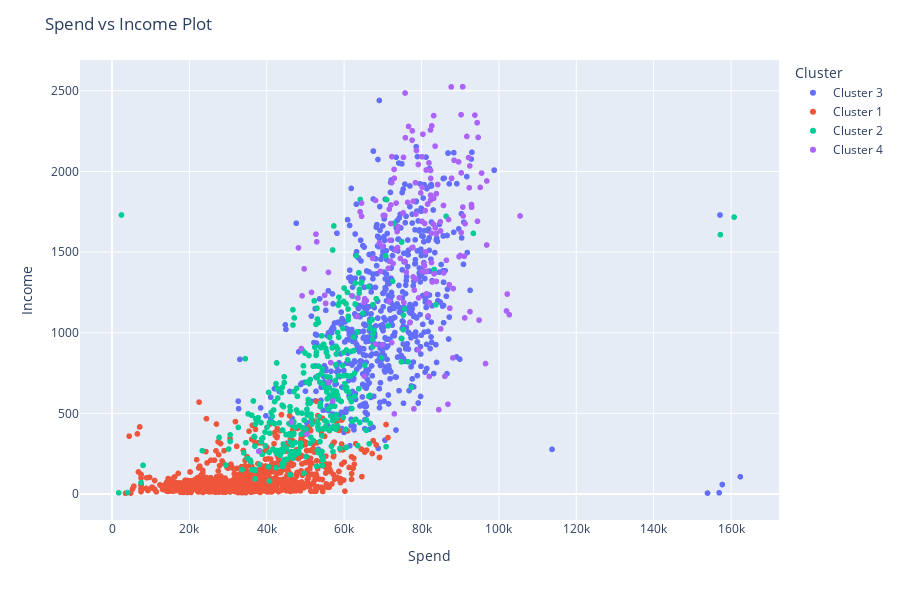

Notebook code cell kept with this figure:
### Code cell
fig = px.scatter(df_, x="Income", y="Total_Spend",
                 color="Cluster",
                 hover_data=['Total_Spend', 'Income', 'Cluster'])

fig.update_layout(
    title="Spend vs Income Plot",
    xaxis_title = "Spend",
    yaxis_title = "Income",
    width = 900, height=600
)

fig.show()

### Figure 1 — Plotly figure (JSON) as saved in the notebook; plotly's stock layout.template omitted (floating-point values rounded to 4 significant figures; data arrays with more than 128 entries replaced by an {"elided": "..."} marker saying what was removed)
{"data": [{"customdata": {"elided": "662x1 str values"}, "hovertemplate": "Cluster=%{customdata[0]}<br>Income=%{x}<br>Total_Spend=%{y}<extra></extra>", "legendgroup": "Cluster 3", "marker": {"color": "#636efa", "symbol": "circle"}, "mode": "markers", "name": "Cluster 3", "showlegend": true, "type": "scattergl", "x": {"elided": "662 float values"}, "xaxis": "x", "y": {"elided": "662 int values"}, "yaxis": "y"}, {"customdata": {"elided": "1026x1 str values"}, "hovertemplate": "Cluster=%{customdata[0]}<br>Income=%{x}<br>Total_Spend=%{y}<extra></extra>", "legendgroup": "Cluster 1", "marker": {"color": "#EF553B", "symbol": "circle"}, "mode": "markers", "name": "Cluster 1", "showlegend": true, "type": "scattergl", "x": {"elided": "1026 float values"}, "xaxis": "x", "y": {"elided": "1026 int values"}, "yaxis": "y"}, {"customdata": {"elided": "363x1 str values"}, "hovertemplate": "Cluster=%{customdata[0]}<br>Income=%{x}<br>Total_Spend=%{y}<extra></extra>", "legendgroup": "Cluster 2", "marker": {"color": "#00cc96", "symbol": "circle"}, "mode": "markers", "name": "Cluster 2", "showlegend": true, "type": "scattergl", "x": {"elided": "363 float values"}, "xaxis": "x", "y": {"elided": "363 int values"}, "yaxis": "y"}, {"customdata": {"elided": "185x1 str values"}, "hovertemplate": "Cluster=%{customdata[0]}<br>Income=%{x}<br>Total_Spend=%{y}<extra></extra>", "legendgroup": "Cluster 4", "marker": {"color": "#ab63fa", "symbol": "circle"}, "mode": "markers", "name": "Cluster 4", "showlegend": true, "type": "scattergl", "x": {"elided": "185 float values"}, "xaxis": "x", "y": {"elided": "185 int values"}, "yaxis": "y"}], "layout": {"height": 600, "legend": {"title": {"text": "Cluster"}, "tracegroupgap": 0}, "margin": {"t": 60}, "title": {"text": "Spend vs Income Plot"}, "width": 900, "xaxis": {"anchor": "y", "domain": [0, 1], "title": {"text": "Spend"}}, "yaxis": {"anchor": "x", "domain": [0, 1], "title": {"text": "Income"}}}}
